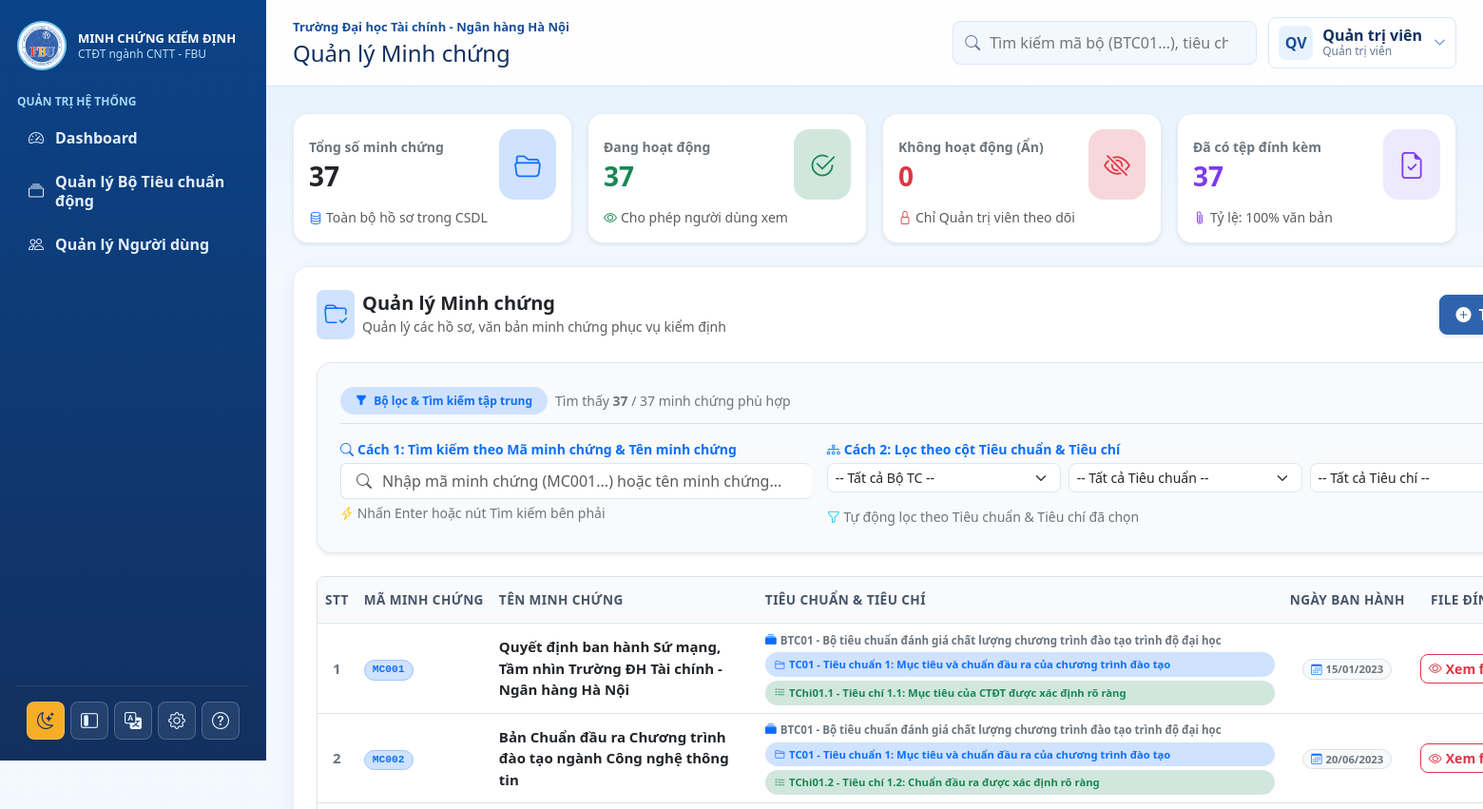
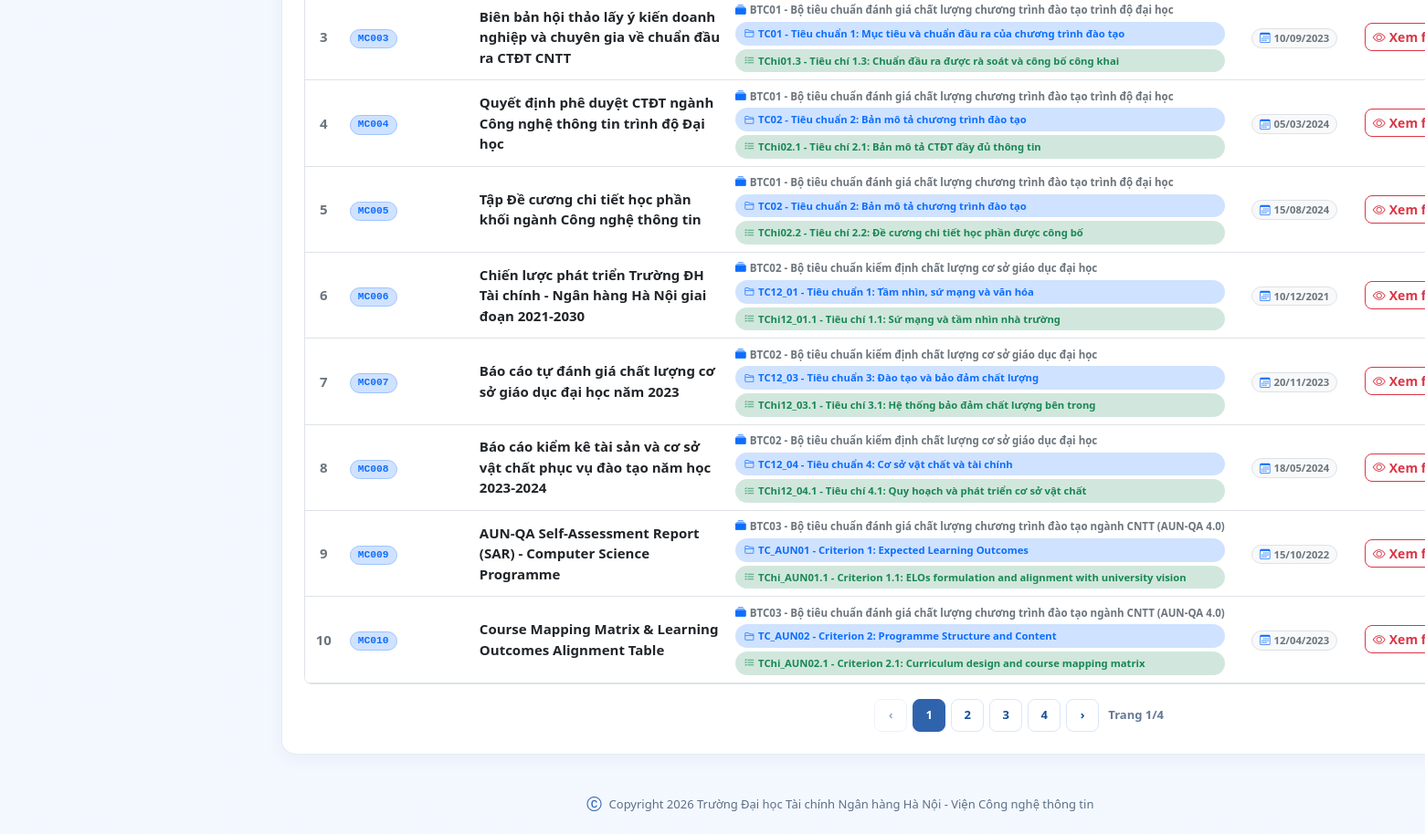
Screenshot of /admin/evidences.php (signed in) with the database file from the repository (2 pictures, top to bottom).
### tables this page shows
CREATE TABLE NguoiDung (
    MaNguoiDung VARCHAR(50) NOT NULL PRIMARY KEY,
    HoTen VARCHAR(150) NOT NULL,
    Email VARCHAR(150) NOT NULL UNIQUE,
    SoDienThoai VARCHAR(30) NULL,
    TenDangNhap VARCHAR(80) NOT NULL UNIQUE,
    MatKhau VARCHAR(255) NOT NULL,
    VaiTro ENUM('admin', 'user') NOT NULL DEFAULT 'user',
    TrangThai TINYINT(1) NOT NULL DEFAULT 1,
    DuongDanAnhDaiDien VARCHAR(500) NULL,
    DangNhapCuoi DATETIME NULL,
    NgayTao TIMESTAMP DEFAULT CURRENT_TIMESTAMP
);

CREATE TABLE MinhChung (
    MaMinhChung VARCHAR(50) NOT NULL PRIMARY KEY,
    TenMinhChung VARCHAR(255) NOT NULL,
    NgayBanHanh DATE NULL,
    MoTa TEXT NULL,
    TepTin VARCHAR(500) NULL,
    NamHoc VARCHAR(50) NULL,
    TrangThai TINYINT(1) NOT NULL DEFAULT 1,
    MaTieuChi VARCHAR(50) NULL,
    MaBoTieuChuan VARCHAR(50) NULL,
    MaNguoiDung VARCHAR(50) NULL,
    NgayCapNhat DATETIME DEFAULT CURRENT_TIMESTAMP ON UPDATE CURRENT_TIMESTAMP,
    NgayTao TIMESTAMP DEFAULT CURRENT_TIMESTAMP,
    CONSTRAINT fk_minh_chung_tieu_chi FOREIGN KEY (MaTieuChi) REFERENCES TieuChi(MaTieuChi) ON DELETE SET NULL,
    CONSTRAINT fk_minh_chung_bo FOREIGN KEY (MaBoTieuChuan) REFERENCES BoTieuChuan(MaBoTieuChuan) ON DELETE SET NULL,
    CONSTRAINT fk_minh_chung_nguoi_dung FOREIGN KEY (MaNguoiDung) REFERENCES NguoiDung(MaNguoiDung) ON DELETE SET NULL
);

### admin/evidences.php (the view, shortened to what the rows shown need)
<?php
require_once __DIR__ . '/../includes/helpers.php';
require_once __DIR__ . '/../includes/data.php';
require __DIR__ . '/../includes/data.php';
$filterKeyword    = trim($_GET['q'] ?? $_GET['search'] ?? '');
$filterStandardSet= trim($_GET['standard_set'] ?? '');
$filterStandard   = trim($_GET['standard'] ?? '');
$filterCriterion  = trim($_GET['criterion'] ?? '');
$filterStatus     = trim($_GET['status'] ?? '');
$filterHasFile    = trim($_GET['has_file'] ?? '');
$filteredEvidences = array_filter($evidences, function ($item) use ($filterKeyword, $filterStandardSet, $filterStandard, $filterCriterion, $filterStatus, $filterHasFile) {
    if ($filterKeyword !== '') {
        $haystack = implode(' ', [
            $item['code'] ?? '',
            $item['name'] ?? '',
            $item['criterion_name'] ?? '',
            $item['standard_name'] ?? '',
            $item['set_name'] ?? '',
            $item['issue_date_formatted'] ?? '',
            $item['issue_date'] ?? '',
            $item['file_path'] ?? '',
        ]);
        if (!search_contains($haystack, $filterKeyword)) {
            return false;
        }
    }
    if ($filterStandardSet !== '' && ($item['ma_bo_tieu_chuan'] ?? '') !== $filterStandardSet) {
        return false;
    }
    if ($filterStandard !== '' && ($item['ma_tieu_chuan'] ?? '') !== $filterStandard) {
        return false;
    }
    if ($filterCriterion !== '' && ($item['ma_tieu_chi'] ?? '') !== $filterCriterion) {
        return false;
    }
    if ($filterStatus !== '' && (string)($item['status_raw'] ?? 1) !== $filterStatus) {
        return false;
    }
    if ($filterHasFile === 'yes' && empty($item['file_path'])) {
        return false;
    }
    if ($filterHasFile === 'no' && !empty($item['file_path'])) {
        return false;
    }
    return true;
});
$filteredEvidences = array_values($filteredEvidences);
$heading   = 'Quản lý Minh chứng';
include __DIR__ . '/../includes/header.php';
?>
<div class="row g-4 evidences-layout">
    <div class="col-12">
        <div class="evidence-card">
            <div class="d-flex flex-wrap justify-content-between align-items-center gap-3 mb-4">
                <div>
                    <div class="d-flex align-items-center gap-2">
                        <div>
                            <h2 class="h5 mb-0 fw-bold text-dark">Quản lý Minh chứng</h2>
                        </div>
                    </div>
                </div>
            </div>
            <div class="table-responsive border rounded-3 overflow-hidden shadow-xs">
                <table class="table align-middle mb-0 table-hover" data-page-size="10" style="width: 100%;">
                    <thead class="table-light">
                        <tr>
                            <th class="text-center text-nowrap" style="width: 50px;">STT</th>
                            <th class="text-nowrap" style="width: 110px;">Mã minh chứng</th>
                            <th style="width: 32%; min-width: 260px;">Tên minh chứng</th>
                            <th style="width: 22%; min-width: 200px;">Tiêu chuẩn &amp; Tiêu chí</th>
                            <th class="text-center text-nowrap" style="width: 125px;">Ngày ban hành</th>
                            <th class="text-center text-nowrap" style="width: 140px;">File đính kèm</th>
                        </tr>
                    </thead>
                    <tbody id="evidencesTableBody">
                    <?php
                    $stt = 1;
                    foreach ($filteredEvidences as $item):
                        $formattedDate = !empty($item['issue_date_formatted']) ? $item['issue_date_formatted'] : (!empty($item['issue_date']) ? date('d/m/Y', strtotime($item['issue_date'])) : '-');
                    ?>
                        <tr>
                            <td class="text-center text-secondary fw-semibold"><?= $stt++ ?></td>
                            <td>
                                <span class="badge bg-primary-subtle text-primary border border-primary-subtle px-2 py-1 fs-7 fw-bold font-monospace"><?= htmlspecialchars($item['code']) ?></span>
                            </td>
                            <td class="evidence-title-cell">
                                <div class="fw-semibold text-dark fs-7" title="<?= htmlspecialchars($item['name']) ?>">
                                    <?= htmlspecialchars($item['name']) ?>
                                </div>
                            </td>
                            <td>
                                <?php if (!empty($item['ma_tieu_chi'])): ?>
                                    <div class="d-flex flex-column gap-1">
                                        <?php if (!empty($item['set_name'])): ?>
                                            <div class="small text-secondary fw-bold d-flex align-items-center gap-1 text-truncate" style="font-size: 0.72rem;" title="Bộ tiêu chuẩn: <?= htmlspecialchars($item['set_name']) ?>">
                                                <i class="bi bi-collection-fill text-primary" style="font-size: 0.75rem;"></i>
                                                <span class="text-truncate"><?= htmlspecialchars($item['ma_bo_tieu_chuan'] . ($item['set_name'] ? ' - ' . $item['set_name'] : '')) ?></span>
                                            </div>
                                        <?php endif; ?>
                                        <span class="badge bg-primary-subtle text-primary text-truncate d-inline-block text-start w-100" title="Tiêu chuẩn: <?= htmlspecialchars($item['standard_name']) ?>">
                                            <i class="bi bi-folder2 me-1"></i><?= htmlspecialchars($item['ma_tieu_chuan'] . ($item['standard_name'] ? ' - ' . $item['standard_name'] : '')) ?>
                                        </span>
                                        <span class="badge bg-success-subtle text-success text-truncate d-inline-block text-start w-100" title="Tiêu chí: <?= htmlspecialchars($item['criterion_name']) ?>">
                                            <i class="bi bi-list-check me-1"></i><?= htmlspecialchars($item['ma_tieu_chi'] . ($item['criterion_name'] ? ' - ' . $item['criterion_name'] : '')) ?>
                                        </span>
                                    </div>
                                <?php else: ?>
                                    <span class="badge bg-light text-muted border">Chưa phân loại</span>
                                <?php endif; ?>
                            </td>
                            <td class="text-center text-nowrap">
                                <span class="badge bg-light text-secondary border px-2 py-1 fs-7">
                                    <i class="bi bi-calendar3 me-1 text-primary"></i><?= htmlspecialchars($formattedDate) ?>
                                </span>
                            </td>
                            <td class="text-center text-nowrap">
                                <?php if (!empty($item['file_path'])): ?>
                                    <div class="d-inline-flex gap-1 align-items-center">
                                        <a class="btn btn-sm btn-outline-danger px-2 py-1 fs-7" href="<?= base_url('user/view.php?id=' . urlencode($item['id'])) ?>" target="_blank" title="Xem trực tiếp file ở tab mới">
                                            <i class="bi bi-eye me-1"></i>Xem file
                                        </a>
                                    </div>
                                <?php else: ?>
                                    <span class="badge bg-light text-muted border px-2 py-1 fs-7">Chưa có file</span>
                                <?php endif; ?>
                            </td>
                        </tr>
                    <?php endforeach; ?>
                    </tbody>
                </table>
            </div>
        </div>
    </div>
</div>
<?php include __DIR__ . '/../includes/footer.php'; ?>

### includes/header.php (shortened to what the rows shown need)
<?php
require_once __DIR__ . '/helpers.php';
require_once __DIR__ . '/data.php';
$pageTitle = $pageTitle ?? $appName;
?>
<!doctype html>
<html lang="vi">
<head>
    <link href="https://cdn.jsdelivr.net/npm/bootstrap@5.3.3/dist/css/bootstrap.min.css" rel="stylesheet">
    <link href="https://cdn.jsdelivr.net/npm/bootstrap-icons@1.11.3/font/bootstrap-icons.css" rel="stylesheet">
    <link href="<?= base_url('assets/css/app.css?v=24') ?>" rel="stylesheet">
</head>
<body>
<div class="app-shell">
    <main class="main-content">
        <header class="topbar">
            <div class="topbar-title">
                <h1 class="h4 mb-0"><?= htmlspecialchars($heading ?? $pageTitle) ?></h1>
            </div>
            <div class="topbar-actions">
                <div class="dropdown user-menu">
                    <button class="user-chip" type="button" data-bs-toggle="dropdown" aria-expanded="false">
                        <?= avatar_html($currentUser['avatar'] ?? null, $currentUser['name']) ?>
                        <span class="user-chip-text">
                            <strong><?= htmlspecialchars($currentUser['name']) ?></strong>
                            <small><?= htmlspecialchars($roles[$currentUser['role']] ?? 'Người dùng') ?></small>
                        </span>
                        <i class="bi bi-chevron-down user-chip-icon"></i>
                    </button>
                </div>
            </div>
        </header>
        <section class="content-wrap">

### includes/helpers.php (shortened to what the rows shown need)
<?php
function base_url(string $path = ''): string
{
    $script = str_replace('\\', '/', dirname($_SERVER['SCRIPT_NAME']));
    $root = preg_replace('#/(admin|user|auth|includes)$#', '', $script);
    $root = rtrim($root, '/');
    return $root . '/' . ltrim($path, '/');
}
function user_initials(string $name): string
{
    $name = trim($name);
    $parts = preg_split('/\s+/u', $name);
    $first = mb_substr($parts[0] ?? 'U', 0, 1, 'UTF-8');
    $last = mb_substr($parts[count($parts) - 1] ?? $first, 0, 1, 'UTF-8');
    return mb_strtoupper($first . $last, 'UTF-8');
}
function avatar_html(?string $avatarPath, ?string $name = 'User', string $class = 'avatar'): string
{
    $name = (string)($name ?: 'User');
    return '<span class="' . htmlspecialchars($class, ENT_QUOTES, 'UTF-8') . '">' . htmlspecialchars(user_initials($name), ENT_QUOTES, 'UTF-8') . '</span>';
}
?>

### rows the page displays
nguoidung: HoTen "QV", HoTen "Quản trị viên"
minhchung: MaMinhChung "MC001", TenMinhChung "Quyết định ban hành Sứ mạng, Tầm nhìn Trường ĐH Tài chính - Ngân hàng Hà Nội", set_name "BTC01 - Bộ tiêu chuẩn đánh giá chất lượng chương trình đào tạo trình độ đại học", standard_name "TC01 - Tiêu chuẩn 1: Mục tiêu và chuẩn đầu ra của chương trình đào tạo", criterion_name "TChi01.1 - Tiêu chí 1.1: Mục tiêu của CTĐT được xác định rõ ràng", formattedDate "15/01/2023"
minhchung: MaMinhChung "MC002", TenMinhChung "Bản Chuẩn đầu ra Chương trình đào tạo ngành Công nghệ thông tin", set_name "BTC01 - Bộ tiêu chuẩn đánh giá chất lượng chương trình đào tạo trình độ đại học", standard_name "TC01 - Tiêu chuẩn 1: Mục tiêu và chuẩn đầu ra của chương trình đào tạo", criterion_name "TChi01.2 - Tiêu chí 1.2: Chuẩn đầu ra được xác định rõ ràng", formattedDate "20/06/2023"
minhchung: MaMinhChung "MC003", TenMinhChung "Biên bản hội thảo lấy ý kiến doanh nghiệp và chuyên gia về chuẩn đầu ra CTĐT CNTT", set_name "BTC01 - Bộ tiêu chuẩn đánh giá chất lượng chương trình đào tạo trình độ đại học", standard_name "TC01 - Tiêu chuẩn 1: Mục tiêu và chuẩn đầu ra của chương trình đào tạo", criterion_name "TChi01.3 - Tiêu chí 1.3: Chuẩn đầu ra được rà soát và công bố công khai", formattedDate "10/09/2023"
minhchung: MaMinhChung "MC004", TenMinhChung "Quyết định phê duyệt CTĐT ngành Công nghệ thông tin trình độ Đại học", set_name "BTC01 - Bộ tiêu chuẩn đánh giá chất lượng chương trình đào tạo trình độ đại học", standard_name "TC02 - Tiêu chuẩn 2: Bản mô tả chương trình đào tạo", criterion_name "TChi02.1 - Tiêu chí 2.1: Bản mô tả CTĐT đầy đủ thông tin", formattedDate "05/03/2024"
minhchung: MaMinhChung "MC005", TenMinhChung "Tập Đề cương chi tiết học phần khối ngành Công nghệ thông tin", set_name "BTC01 - Bộ tiêu chuẩn đánh giá chất lượng chương trình đào tạo trình độ đại học", standard_name "TC02 - Tiêu chuẩn 2: Bản mô tả chương trình đào tạo", criterion_name "TChi02.2 - Tiêu chí 2.2: Đề cương chi tiết học phần được công bố", formattedDate "15/08/2024"
minhchung: MaMinhChung "MC006", TenMinhChung "Chiến lược phát triển Trường ĐH Tài chính - Ngân hàng Hà Nội giai đoạn 2021-2030", set_name "BTC02 - Bộ tiêu chuẩn kiểm định chất lượng cơ sở giáo dục đại học", standard_name "TC12_01 - Tiêu chuẩn 1: Tầm nhìn, sứ mạng và văn hóa", criterion_name "TChi12_01.1 - Tiêu chí 1.1: Sứ mạng và tầm nhìn nhà trường", formattedDate "10/12/2021"
minhchung: MaMinhChung "MC007", TenMinhChung "Báo cáo tự đánh giá chất lượng cơ sở giáo dục đại học năm 2023", set_name "BTC02 - Bộ tiêu chuẩn kiểm định chất lượng cơ sở giáo dục đại học", standard_name "TC12_03 - Tiêu chuẩn 3: Đào tạo và bảo đảm chất lượng", criterion_name "TChi12_03.1 - Tiêu chí 3.1: Hệ thống bảo đảm chất lượng bên trong", formattedDate "20/11/2023"
minhchung: MaMinhChung "MC008", TenMinhChung "Báo cáo kiểm kê tài sản và cơ sở vật chất phục vụ đào tạo năm học 2023-2024", set_name "BTC02 - Bộ tiêu chuẩn kiểm định chất lượng cơ sở giáo dục đại học", standard_name "TC12_04 - Tiêu chuẩn 4: Cơ sở vật chất và tài chính", criterion_name "TChi12_04.1 - Tiêu chí 4.1: Quy hoạch và phát triển cơ sở vật chất", formattedDate "18/05/2024"
minhchung: MaMinhChung "MC009", TenMinhChung "AUN-QA Self-Assessment Report (SAR) - Computer Science Programme", set_name "BTC03 - Bộ tiêu chuẩn đánh giá chất lượng chương trình đào tạo ngành CNTT (AUN-QA 4.0)", standard_name "TC_AUN01 - Criterion 1: Expected Learning Outcomes", criterion_name "TChi_AUN01.1 - Criterion 1.1: ELOs formulation and alignment with university vision", formattedDate "15/10/2022"
minhchung: MaMinhChung "MC010", TenMinhChung "Course Mapping Matrix & Learning Outcomes Alignment Table", set_name "BTC03 - Bộ tiêu chuẩn đánh giá chất lượng chương trình đào tạo ngành CNTT (AUN-QA 4.0)", standard_name "TC_AUN02 - Criterion 2: Programme Structure and Content", criterion_name "TChi_AUN02.1 - Criterion 2.1: Curriculum design and course mapping matrix", formattedDate "12/04/2023"

### other values shown
$trainingProgram['school'] "Trường Đại học Tài chính - Ngân hàng Hà Nội"
$heading "Quản lý Minh chứng"
$roles[$currentUser['role']] "Quản trị viên"
$rawTotal "37"
$countActive "37"
$countInactive "0"
$countHasFile "37"
count($filteredEvidences) "37"
